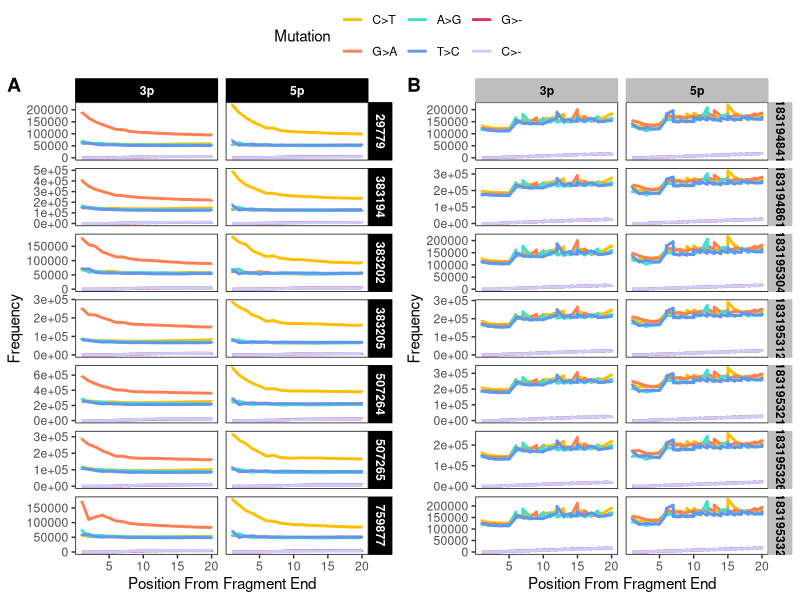

Reproduce this figure in R.
## ---- chunk 1
knitr::opts_chunk$set(echo = TRUE)
library(ggplot2)
library(readr)
library(tidyr)
library(dplyr)
library(reshape2)
library(ggpubr)
setwd("/Users/abc6435/Desktop/KROH/data/mapdamage/")

misincorp_c <- read_tsv("misincorp_results_c.txt", comment = "#")
misincorp_h <- read_tsv("misincorp_results_h.txt", comment = "#")
## ---- chunk 2
#Contemporary
mis_data_c <- misincorp_c[,c(
  "Sample...1", "End","Pos","C>T", 
  "G>A", "A>G", "T>C", "G>-","C>-")]

colnames(mis_data_c) <- c("Sample", "End","Pos","C>T", 
  "G>A", "A>G", "T>C", "G>-","C>-")

mis_data_c_m <- melt(mis_data_c,
                   id.vars=c("Sample","End","Pos"),
                   variable.name="Mutation",
                   value.name="Freq")

#Historical
mis_data_h <- misincorp_h[,c(
  "Sample...1", "End","Pos","C>T", 
  "G>A", "A>G", "T>C", "G>-","C>-")]

colnames(mis_data_h) <- c("Sample","End","Pos","C>T", 
  "G>A", "A>G", "T>C", "G>-","C>-")

mis_data_h_m <- melt(mis_data_h,
                   id.vars=c("Sample","End","Pos"),
                   variable.name="Mutation",
                   value.name="Freq")
## ---- chunk 3

misincorp_h_plot <- ggplot(mis_data_h_m, aes(x = Pos, y = Freq, color = Mutation)) +
  geom_line(linewidth = 1) +
  facet_grid(rows=vars(Sample), cols=vars(End), scales="free_y") +
  scale_color_manual(values=
                       c("#FFBF00","#FF7F50",
                         "#40E0D0","#6495ED",
                         "#DE3163","#CCCCFF")) +
  theme(panel.background = element_blank(),
        panel.border = element_rect(fill=NA, color="black"),
        strip.background = element_rect(fill="black", color="black"),
        strip.text=element_text(color="white", face="bold")) +
  xlab("Position From Fragment End") +
  ylab("Frequency")

misincorp_c_plot <- ggplot(mis_data_c_m, aes(x = Pos, y = Freq, color = Mutation)) +
  geom_line(linewidth = 1) +
  facet_grid(rows=vars(Sample), cols=vars(End), scales="free_y") +
  scale_color_manual(values=
                       c("#FFBF00","#FF7F50",
                         "#40E0D0","#6495ED",
                         "#DE3163","#CCCCFF")) +
  theme(panel.background = element_blank(),
        panel.border = element_rect(fill=NA, color="black"),
        strip.background = element_rect(fill="gray", color="gray"),
        strip.text=element_text(color="black", face="bold")) +
  xlab("Position From Fragment End") +
  ylab("Frequency")


misincorporation_figure <- ggarrange(misincorp_h_plot,
                                     misincorp_c_plot,
                                     labels = c("A","B"),
                                     common.legend = TRUE,
                                     ncol=2,
                                     nrow=1)

ggsave("misincorporation.png", 
       plot=misincorporation_figure,
       path = "/Users/abc6435/Desktop/KROH/figures",
       width = 6,
       height = 6,
       units = "in",
       dpi = 300)
